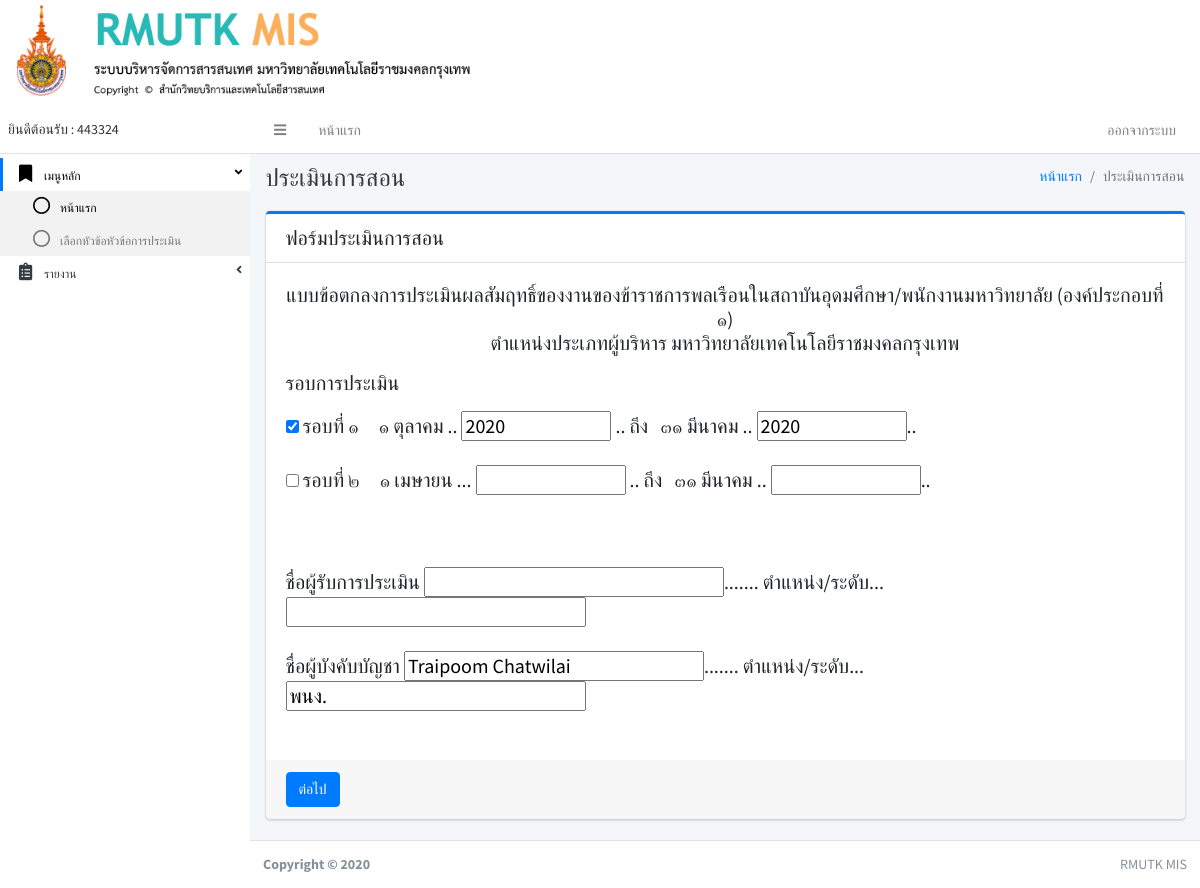
The page /index.php?pa4 (signed in) on the database as committed earlier.
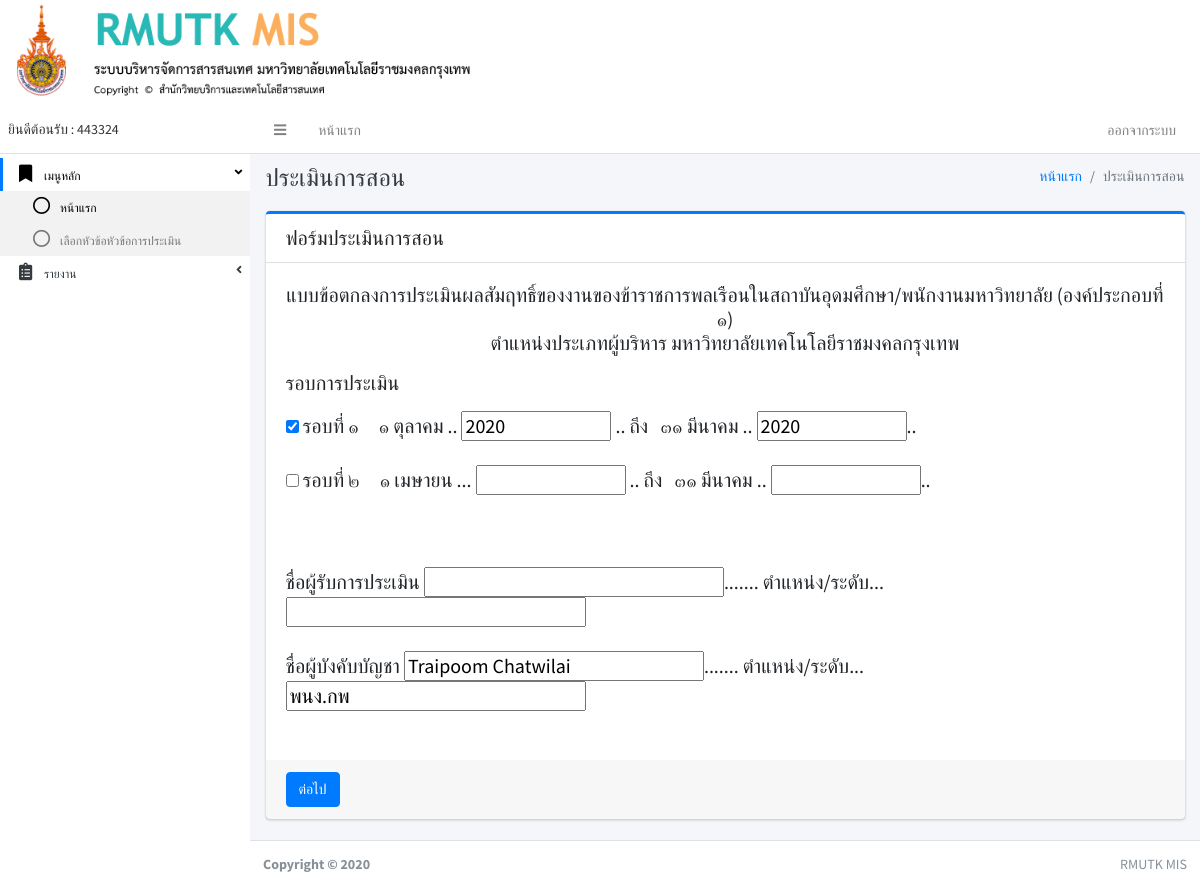
The same page on the database as committed later.
### tables this page shows
CREATE TABLE IF NOT EXISTS `user` (
`user_id` int(11) NOT NULL,
  `first_name` varchar(150) NOT NULL,
  `last_name` varchar(150) NOT NULL,
  `username` varchar(150) NOT NULL,
  `password` varchar(150) NOT NULL,
  `user_tumn` varchar(250) NOT NULL,
  `user_status` int(11) NOT NULL
);

### page/pa4.php (the view, shortened to what this page needs)
<div class="content-header">
	<div class="container-fluid">
		<div class="row mb-2">
			<div class="col-sm-6">
				<h1 class="m-0 text-dark">ประเมินการสอน</h1>
			</div>
			<div class="col-sm-6">
				<ol class="breadcrumb float-sm-right">
					<li class="breadcrumb-item"><a href="#">หน้าแรก</a></li>
					<li class="breadcrumb-item active">ประเมินการสอน</li>
				</ol>
			</div>
		</div>
	</div>
</div>
<div class="content">
	<div class="container-fluid">
		<div class="row">
			<div class="col-lg-12">
				<form action="index.php" method="get">
					<div class="card card-primary card-outline">
						<div class="card-header">
							<h5 class="m-0">ฟอร์มประเมินการสอน</h5>
						</div>
						<div class="card-body">
							<?php
							include './conn.php';
							$user_id = $_SESSION["USER_ID"];
							$sqlth=" SELECT * FROM user WHERE user_id =".$user_id;
							$qryth = mysqli_query($conn,$sqlth);
							$rowth = mysqli_fetch_assoc($qryth);
							?>
							<h5 >
								<p style="text-align: center;">แบบข้อตกลงการประเมินผลสัมฤทธิ์ของงานของข้าราชการพลเรือนในสถาบันอุดมศึกษา/พนักงานมหาวิทยาลัย (องค์ประกอบที่ ๑)<br>
								ตำแหน่งประเภทผู้บริหาร มหาวิทยาลัยเทคโนโลยีราชมงคลกรุงเทพ</p>
								<p>รอบการประเมิน</p>
								<input type="checkbox" name="rob" value="1" checked="checked" required >
								รอบที่ ๑	&nbsp;&nbsp;&nbsp;&nbsp;๑  ตุลาคม  ..
								<input type="number" name="y1" style="width: 150px" value="<?php echo(date('Y')) ?>"> ..  ถึง&nbsp;&nbsp;  ๓๑  มีนาคม  ..
								<input type="number" name="yy1" style="width: 150px" value="<?php echo(date('Y')) ?>">..
								<br><br>
								<input type="checkbox" name="rob" value="2">
								รอบที่ ๒  &nbsp;&nbsp;&nbsp;&nbsp;๑  เมษายน  ...
								<input type="number" name="y2" style="width: 150px"> ..  ถึง&nbsp;&nbsp;  ๓๑  มีนาคม  ..
								<input type="number" name="yy2" style="width: 150px">..
								<br><br>
								<br>
								<br>
								ชื่อผู้รับการประเมิน
								<input type="text" name="nameh" style="width: 300px" required value="">....... ตำแหน่ง/ระดับ...
								<input type="text" name="tumh" style="width: 300px"><br><br>
								ชื่อผู้บังคับบัญชา
								<input type="text" name="namec" style="width: 300px" required value="<?php echo($rowth['first_name'].' '.$rowth['last_name']) ?>">....... ตำแหน่ง/ระดับ...
								<input type="text" name="tumc" style="width: 300px" value="<?php echo($rowth['user_tumn']) ?>"><br></h5>
								<br>
							</div>
							<div class="card-footer">
								<button class="btn btn-primary">ต่อไป</button>
							</div>
						</div>
					</form>
				</div>
			</div>
		</div>
	</div>

Rows that differ between the two databases and show on the page:
changed user "Traipoom Chatwilai": tumc "พนง." → "พนง.กพ"
